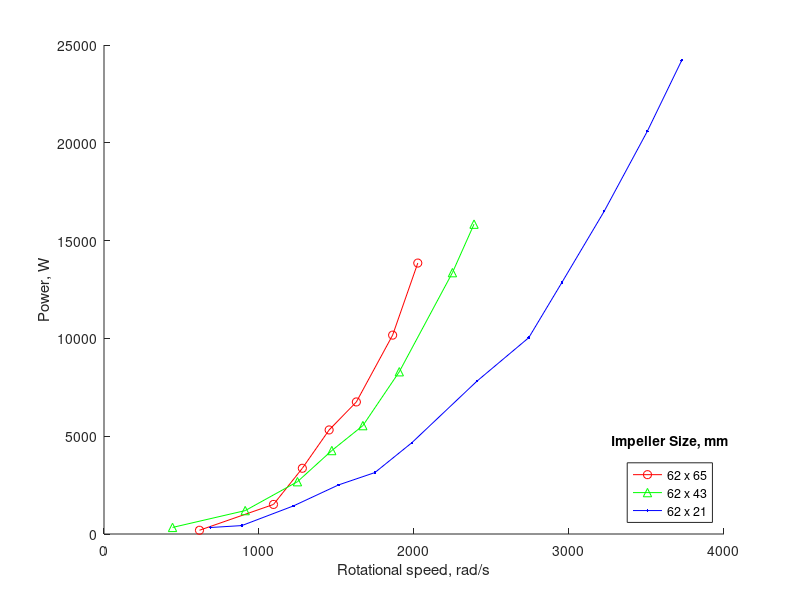
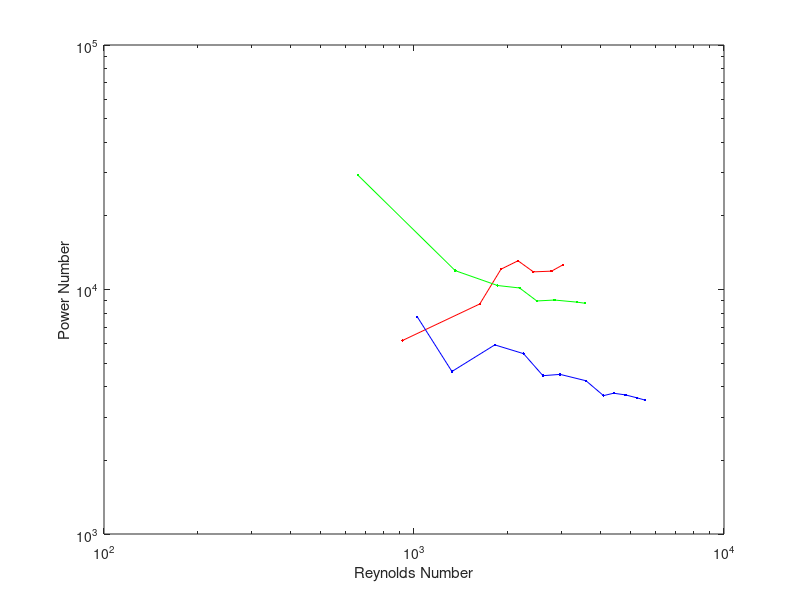

Source code (MATLAB) for these figures, in order:
function fluid_mixing

%Given lever arm distance (m)
lever_arm = 0.11;

% Rotational speed in rpm, force in N
% Impeller size 62x65 mm
rpm_6265 = [64.5, 114.5, 134.0, 152.1, 170.5, 195.0, 212.0]; 
force_6265 = [0.45, 2.0, 3.8, 5.3, 6.0, 7.9, 9.9];
[rot_speed_6265, torque_6265, power_6265] = calc_params(rpm_6265, force_6265, lever_arm);
disp('---------------------------------------------------------------------------')
disp('Calculated Parameters, 62x65mm impeller')
disp('---------------------------------------------------------------------------')
disp('Rotation, rpm   Force, N   Rotational Speed, rad/s   Torque, N*m   Power, W')
for i = 1:numel(rpm_6265)
    fprintf('%.1f             %.1f       %.1f                      %.1f          %.1f \n',rpm_6265(i), force_6265(i), rot_speed_6265(i), torque_6265(i), power_6265(i))
end
disp('---------------------------------------------------------------------------')

% Impeller size 62x43 mm
rpm_6243 = [46.3, 95.4, 130.7, 153.9, 174.9, 199.5, 235.4, 250.0];
force_6243 = [1.1, 1.9, 3.1, 4.2, 4.8, 6.3, 8.6, 9.6];
[rot_speed_6243, torque_6243, power_6243] = calc_params(rpm_6243, force_6243, lever_arm);
disp('---------------------------------------------------------------------------')
disp('Calculated Parameters, 62x43mm impeller')
disp('---------------------------------------------------------------------------')
disp('Rotation, rpm   Force, N   Rotational Speed, rad/s   Torque, N*m   Power, W')
for i = 1:numel(rpm_6243)
    fprintf('%.1f             %.1f       %.1f                      %.1f          %.1f \n',rpm_6243(i), force_6243(i), rot_speed_6243(i), torque_6243(i), power_6243(i))
end
disp('---------------------------------------------------------------------------')

% Impeller size 62x21 mm
rpm_6221 = [72.0, 93.1, 128.0, 158.5, 183.0, 208.0, 252.0, 287.0, 309.4, 338.0, 367.1, 390.3];
force_6221 = [0.7, 0.7, 1.7, 2.4, 2.6, 3.4, 4.7, 5.3, 6.3, 7.4, 8.5, 9.4];
[rot_speed_6221, torque_6221, power_6221] = calc_params(rpm_6221, force_6221, lever_arm);
disp('---------------------------------------------------------------------------')
disp('Calculated Parameters, 62x21mm impeller')
disp('---------------------------------------------------------------------------')
disp('Rotation, rpm   Force, N   Rotational Speed, rad/s   Torque, N*m   Power, W')
for i = 1:numel(rpm_6221)
    fprintf('%.1f             %.1f       %.1f                      %.1f          %.1f \n',rpm_6221(i), force_6221(i), rot_speed_6221(i), torque_6221(i), power_6221(i))
end
disp('---------------------------------------------------------------------------')

%Power vs speed plot
figure(1)
hold on
plot(rot_speed_6265, power_6265, 'ro-')
plot(rot_speed_6243, power_6243, 'g^-')
plot(rot_speed_6221, power_6221, 'b.-')
xlabel('Rotational speed, rad/s')
ylabel('Power, W')
h = legend('62 x 65','62 x 43','62 x 21','Location','Southeast');
v = get(h,'title');
set(v,'string','Impeller Size, mm');

%Power Number vs Reynolds Number
density = 850; %mineral oil, kg/m^3
viscosity = 0.0153; %Pa*s, DOUBLE CHECK THIS VALUE
% all_rps = 60*[rpm_6265 rpm_6243 rpm_6221];
% all_power = [power_6265 power_6243 power_6221];
[Re_6265, P_6265] = dimensionless_groups(0.062*2, rpm_6265./60, density, viscosity, power_6265);
[Re_6243, P_6243] = dimensionless_groups(0.062*2, rpm_6243./60, density, viscosity, power_6243);
[Re_6221, P_6221] = dimensionless_groups(0.062*2, rpm_6221./60, density, viscosity, power_6221);

% [reynolds_number, power_number] = dimensionless_groups(lever_arm*2, all_rps, density, viscosity, all_power);
% reynolds_number
% power_number
figure(2)
loglog(Re_6265, P_6265, 'r.-', Re_6243, P_6243, 'g.-', Re_6221, P_6221, 'b.-')
xlabel('Reynolds Number')
ylabel('Power Number')

end

function [rot_speed, torque, power] = calc_params(rpm, force, lever_arm)
% Calculate rotational speed, torque, and power

rot_speed = 60.*rpm./(2*pi); %rad/s
torque = force.*lever_arm; %N*m
power = 2*pi*torque.*rot_speed; %W

end

function [reynolds_number, power_number] = dimensionless_groups(D_impeller, N_rps, density, viscosity, power)

reynolds_number = ((D_impeller.^2).*N_rps.*density)./viscosity;
power_number = power./((N_rps.^3) .* (D_impeller.^5) .* density);

end